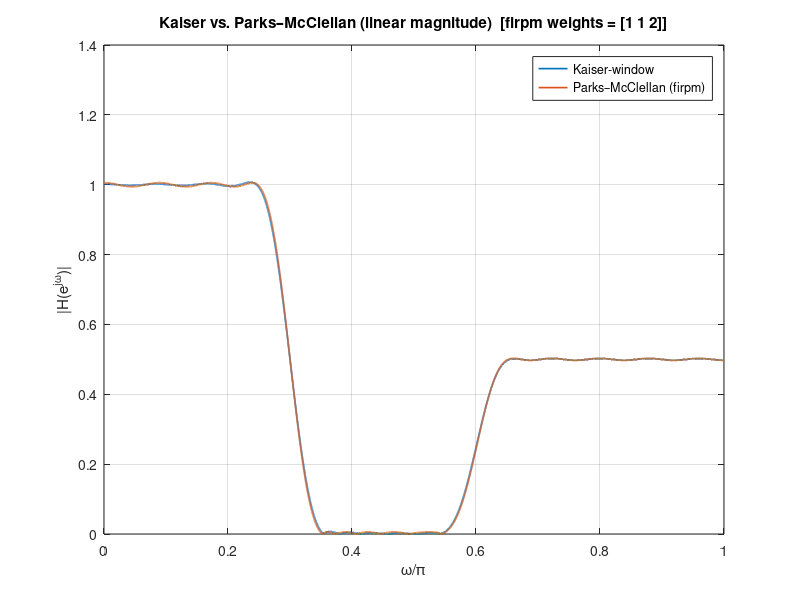
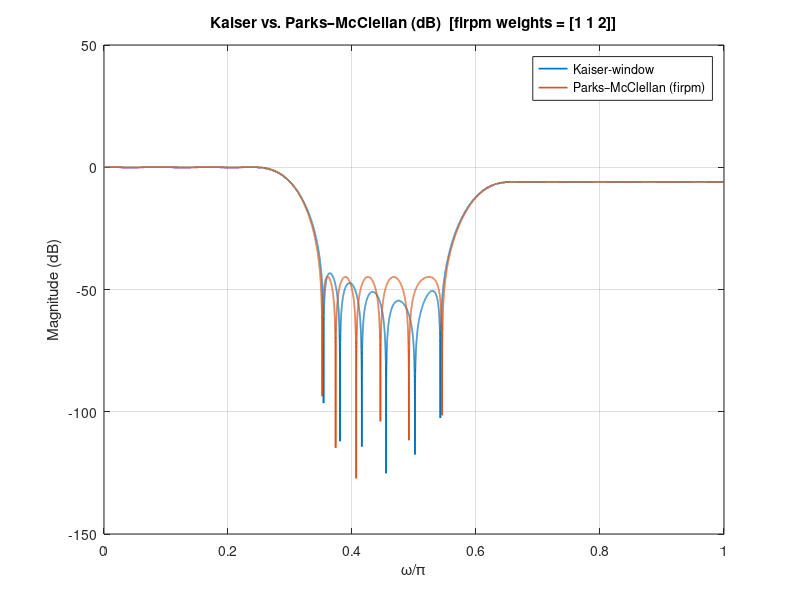

MATLAB code to generate these figures, in order: (Note: this script raises an error after producing the figures.)
clc; clear; close all;

%% ---------------- Parameters ----------------
M = 48; % Filter order (even) -> integer delay M/2 = 24
N = M + 1; % Length
beta = 3.68; % Kaiser parameter (given)
B = 1.0; % Low-band level
C = 0.5; % High-band level

% Frequency edges of the *ideal* piecewise response (reference only)
w1 = 0.3*pi;
w2 = 0.6*pi;

% For Kaiser-derived *spec* edges (used for measuring ripple & firpm)
% Beta -> A (attenuation) via Kaiser empirical relation (we take A≈42.4 dB)
A_dB = 42.4; % derived from beta ≈ 3.68
Dw = (A_dB - 8) / (2.285 * N); % transition width (radians)
wp1 = 0.3*pi - Dw/2; ws1 = 0.3*pi + Dw/2;
ws2 = 0.6*pi - Dw/2; wp2 = 0.6*pi + Dw/2;

%% ---------------- Ideal impulse response hd[n] ----------------
% Use textbook-equivalent form: sum of baseband LP (0.3π) and a modulated
% LP (0.4π) shifted to high band by (-1)^k, both centered at n=M/2.
n = 0:M;
k = n - M/2; % centered index (M/2=24)
hd = sin(0.3*pi*(n-24))./(pi*(n-24)) + ...
     0.5*(-1).^(n-24).*sin(0.4*pi*(n-24))./(pi*(n-24));
hd(n==24) = 0.3 + 0.5*0.4;

%% ---------------- (d) Kaiser-window design ----------------
wK = kaiser(N, beta).';
hK = hd .* wK;

[Hk, wgrid] = freqz(hK, 1, 32768);
magK = abs(Hk);
magK_dB = 20*log10(max(magK, 1e-12));

%% ---------------- (e) Measure δ1, δ2, δ3 on spec bands ----------------
% Spec bands from wp1, ws1, ws2, wp2
idx_p1 = find(wgrid >= 0 & wgrid <= wp1);
idx_s = find(wgrid >= ws1 & wgrid <= ws2);
idx_p2 = find(wgrid >= wp2 & wgrid <= pi);

delta1_K = max(abs(magK(idx_p1) - B)); % passband-1 ripple (abs)
delta2_K = max(magK(idx_s)); % stopband max magnitude
delta3_K = max(abs(magK(idx_p2) - C)); % passband-2 ripple (abs)

%% ---------------- (f) Parks–McClellan (firpm) design ----------------
% Frequency grid for firpm is normalized to 1 ↔ π (use /pi).
f = [0  wp1 ws1 ws2 wp2 pi]/pi;
a = [B B 0 0 C C];

% Weight selection: Balance relative ripple (weight high band ~ 2x)
wts = [1 1 2];  % [pass1, stop, pass2]

% Equiripple design
hPM = firpm(M, f, a, wts);

[Hpm, wgrid2] = freqz(hPM, 1, 32768);
magPM = abs(Hpm);
magPM_dB = 20*log10(max(magPM, 1e-12));

% Measure firpm ripples on the same spec bands
delta1_PM = max(abs(magPM(idx_p1) - B));
delta2_PM = max(magPM(idx_s));
delta3_PM = max(abs(magPM(idx_p2) - C));

%% ---------------- (g) Plots & comparison ----------------
% Linear magnitude
figure('Name','Linear Magnitude');
plot(wgrid/pi, magK, 'LineWidth',1.2); hold on;
plot(wgrid2/pi, magPM, 'LineWidth',1.2);
grid on; xlabel('\omega/\pi'); ylabel('|H(e^{j\omega})|');
title('Kaiser vs. Parks–McClellan (linear magnitude)  [firpm weights = [1 1 2]]');
legend('Kaiser-window', 'Parks–McClellan (firpm)', 'Location','Best');

% dB magnitude
figure('Name','Magnitude in dB');
plot(wgrid/pi, magK_dB, 'LineWidth',1.2); hold on;
plot(wgrid2/pi, magPM_dB, 'LineWidth',1.2);
grid on; xlabel('\omega/\pi'); ylabel('Magnitude (dB)');
title('Kaiser vs. Parks–McClellan (dB)  [firpm weights = [1 1 2]]');
legend('Kaiser-window', 'Parks–McClellan (firpm)', 'Location','Best');

% Annotate spec bands on the dB plot (optional helper lines)
yl = ylim;
for xx = [wp1, ws1, ws2, wp2]/pi
    xline(xx, ':', 'Color',[0.5 0.5 0.5]);
end
ylim(yl);

%% ---------------- Console summary ----------------
fprintf('=== SPEC BANDS (from Kaiser Δω estimate) ===\n');
fprintf('  wp1/pi = %.6f\n', wp1/pi);
fprintf('  ws1/pi = %.6f\n', ws1/pi);
fprintf('  ws2/pi = %.6f\n', ws2/pi);
fprintf('  wp2/pi = %.6f\n', wp2/pi);
fprintf('\n');

fprintf('=== (e) Kaiser-window measured ripples ===\n');
fprintf('  delta1 (low passband) = %.6g\n', delta1_K);
fprintf('  delta2 (stopband) = %.6g\n', delta2_K);
fprintf('  delta3 (high passband) = %.6g\n', delta3_K);
fprintf('  (Approx attenuation = %.1f dB → delta ≈ %.3g)\n', A_dB, 10^(-A_dB/20));
fprintf('\n');

fprintf('=== (f) firpm measured ripples (weights = [%g %g %g]) ===\n', wts(1), wts(2), wts(3));
fprintf('  delta1 (low passband) = %.6g\n', delta1_PM);
fprintf('  delta2 (stopband) = %.6g\n', delta2_PM);
fprintf('  delta3 (high passband) = %.6g\n', delta3_PM);
fprintf('\n');

% High-level comparison
fprintf('=== (g) Brief comparison ===\n');
fprintf('- Kaiser-window: quick, predictable Δω & δ from (beta,N); not equiripple.\n');
fprintf('- firpm: equiripple; generally achieves smaller max error per band for same M.\n');
fprintf('- Using weights [1 1 2] balances relative passband ripples (since high band level is 0.5).\n');
